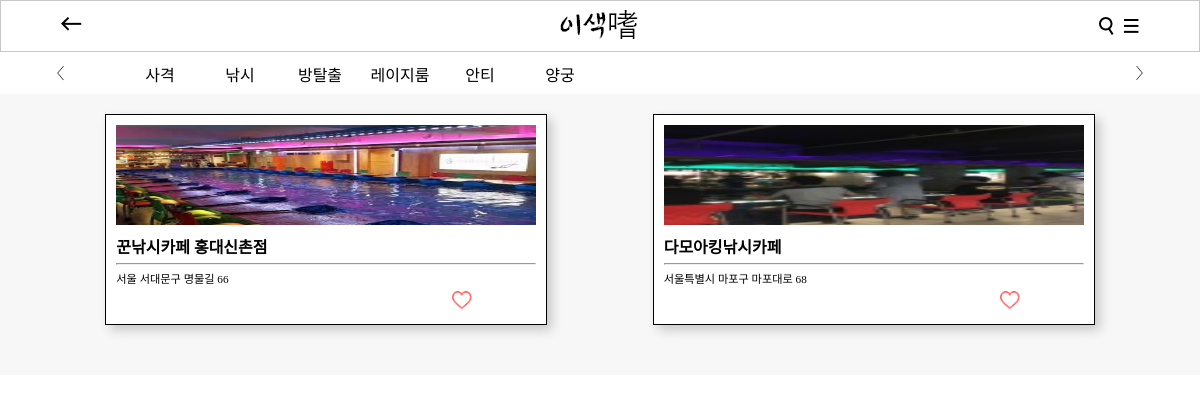
The page /f_category/ on the database its author committed.
### App/models.py (models this page shows, shortened)
class Store(models.Model):
    photo = models.ImageField(upload_to='%Y/%m/%d/orig')
    store_name = models.CharField(max_length=255)
    menu = models.TextField(max_length=200)
    tel = models.CharField(max_length=255)
    time = models.TextField(max_length=255)
    day = models.CharField(max_length=255, blank=True)
    park = models.CharField(max_length=200, blank=True)
    address = models.CharField(max_length=255)
    tag = models.CharField(max_length=222)
    created_at = models.DateTimeField(auto_now_add=True)
    updated_at = models.DateTimeField(auto_now=True)

### App/views.py (the view)
# urls.py: url(r'^f_category/$', f_category, name="f_category"),
def f_category(request):
    fish_post = Store.objects.filter(tag='낚시')
    return render(request, 'category.html', {'form': fish_post})

### App/templates/category.html (shortened to what this page needs)
{% extends 'm_base.html' %}
{% load static %}
{% block stylesheet %}{% static 'css/category.css' %}{% endblock %}
{% block content %}
<body>
    <header>
        <div class="bar_title">
            <a href="{% url 'API:main' %}"><img src="{% static 'img/title.png' %}" alt=""></a>
        </div>
        <div class="topbar">
            <a href="{% url 'API:main' %}"><img src="{% static 'img/arrow.png' %}" alt=""></a>
        <div class="rightmenu">
             <a href="#" class="searchb"><img src="{% static 'img/search.png' %}" alt=""></a>
            <a href="#"><img src="{% static 'img/menu.png' %}" alt=""></a>
        </div>
        </div>
    </header>
    <nav>
        <div class="arrow"></div>
        <ul class="category">
            <li><a href="{% url 'API:g_category' %}">사격</a></li>
            <li><a href="{% url 'API:f_category' %}">낚시</a></li>
            <li><a href="{% url 'API:r_category' %}">방탈출</a></li>
            <li><a href="{% url 'API:b_category' %}">레이지룸</a></li>
            <li><a href="">안티</a></li>
            <li><a href="">양궁</a></li>
        </ul>
        <div class="arrow nag"></div>
    </nav>
    <section>
        <ul class="category_list">
        {% for posts in form %}
            <li>
                <a href="{% url 'API:detail' pk=posts.pk  %}">
                    <img class="back" src="{{posts.photo.url}}" alt="">
                    <h4>{{posts.store_name}}</h4>
                    <hr>
                    <p>{{posts.address}}</p>
                </a>
                <img class="heart" src="{% static 'img/heart.png' %}" alt="">
            </li>
        {% endfor %}
        </ul>
    </section>
</body>
{% endblock %}

### App/static/css/topbar.css (style rules this page uses)
header { width: calc(100% - 2px); height: 50px; background-color: white; position: relative; border: 1px solid rgb(200, 200, 200); }
.topbar { width: 90%; height: 100%; display: flex; position: absolute; top: 0px; justify-content: space-between; align-items: center; margin: 0px 5%; }
.rightmenu { display: flex; align-items: center; }
.rightmenu a { padding: 10px 0px 10px 10px; }
.rightmenu img { display: block; }
.bar_title { width: 100%; line-height: 50px; text-align: center; font-size: 1.2em; font-weight: 700; }

### App/static/css/category.css (style rules this page uses)
html, body { margin: 0px; }
nav { width: 100%; display: flex; }
.category { width: 80%; height: 22px; padding: 0px; margin: 10px 0px; list-style: none; position: relative; overflow: auto; }
.category a { text-decoration: none; color: black; }
.category li { width: 80px; position: absolute; top: 0px; text-align: center; }
.arrow { width: 10%; background-image: url('/static/img/carrow.png'); background-repeat: no-repeat; background-position: center; }
.nag { transform: rotateZ(180deg); }
section { background-color: #f7f7f7; width: 100%; }
.category_list { list-style: none; padding: 20px 0px; display: flex; flex-wrap: wrap; justify-content: space-evenly; margin: 0px; }
.category_list li { width: 35%; border: 1px solid black; padding: 10px; margin-bottom: 30px; background-color: white; box-shadow: 5px 5px 10px 0px rgb(200, 200, 200); }
.category_list li a { text-decoration: none; color: black; }
.category_list li .back { width: 100%; height: 100px; }
.category_list li p { font-size: 0.7em; }
.category_list li p,h4 { margin: 5px 0px; }
.category_list li hr { margin: 0px; }
.heart { width: 20px; position: relative; left: 80%; }

### rows shown on the page
Store: photo (picture), store_name "꾼낚시카페 홍대신촌점", address "서울 서대문구 명물길 66"
Store: photo (picture), store_name "다모아킹낚시카페", address "서울특별시 마포구 마포대로 68"
